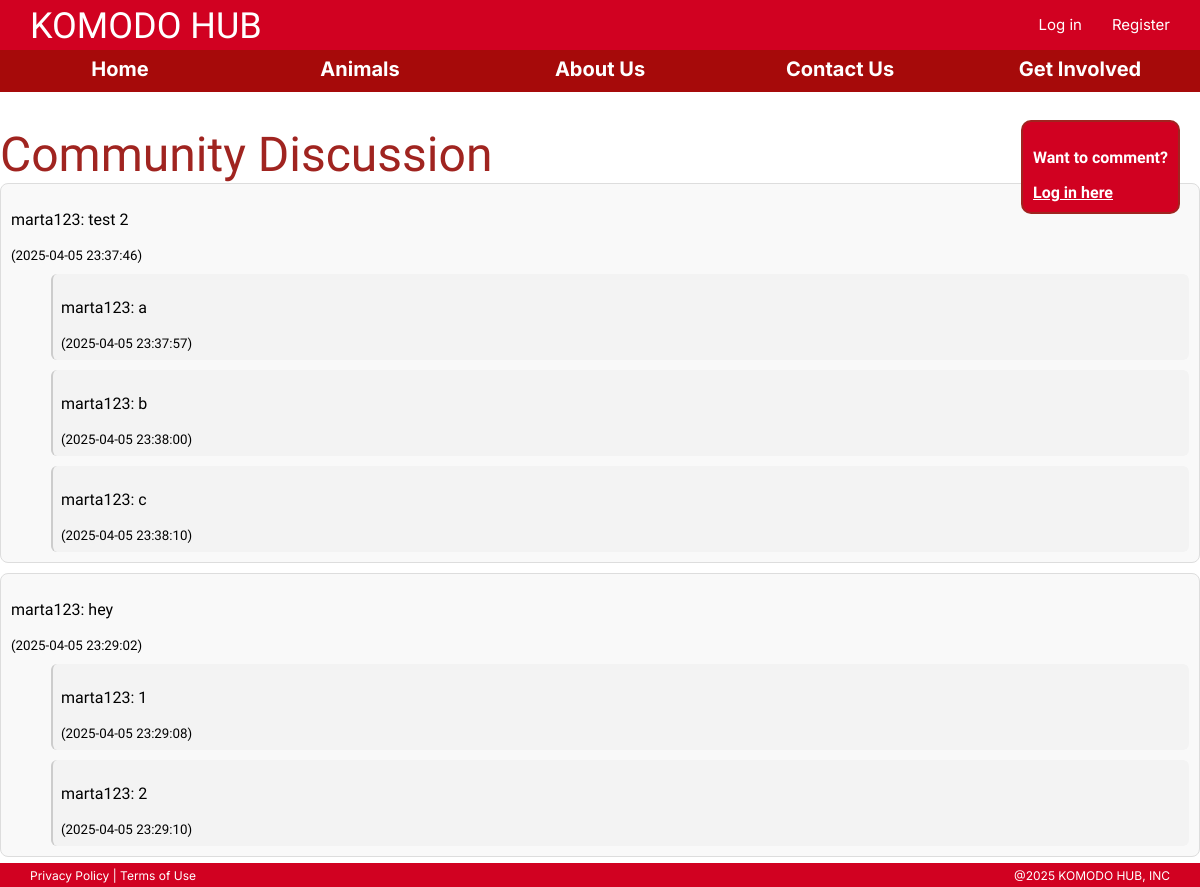
/discussion/, run on an earlier commit of the app's database.
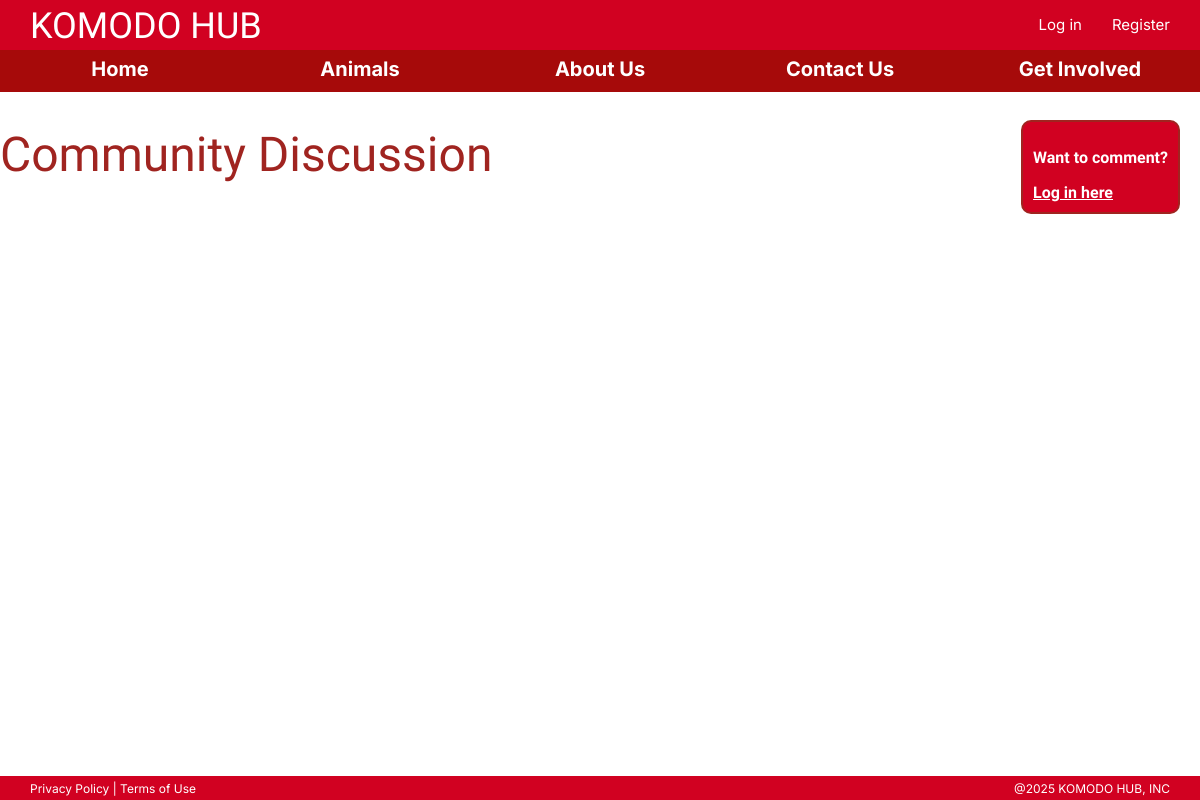
And on a later commit of the database.
### models.py (models this page shows)
class Comments(db.Model):
    __tablename__ = "comments"
    cmt_id = db.Column(db.Integer, primary_key = True)
    username = db.Column(db.String(50), nullable = False)
    comment = db.Column(db.Text, nullable = False)
    timestamp = db.Column(db.DateTime, default=datetime.now)
    reply_id = db.Column(db.Integer, db.ForeignKey('comments.cmt_id'), nullable=True)

### routes.py (the view)
    @app.route("/discussion/")
    def discussion():
        messages = Comments.query.order_by(Comments.timestamp.asc()).all()
        return render_template("discussion_pub.html", messages = messages)

### templates/discussion_pub.html (shortened to what this page needs)
{% extends 'publicmain.html' %}
{% block head %}
  <link rel="stylesheet" href="{{ url_for('static', filename='discussion_pub.css') }}">
{% endblock %}
{% block body %}
  <h1>Community Discussion</h1>
  <div id="signup-box">
    <p id="signup">Want to comment?</p>
    <a href="{{ url_for('login') }}">Log in here</a>
  </div>
  <div id="chat-box">
    {% for msg in messages|selectattr("reply_id", "equalto", None)|reverse if not msg.reply_id %}
      <div class="message-box" id="msg-{{ msg.cmt_id }}">
          <p>{{ msg.username }}: {{ msg.comment }}</p>
          <small>({{ msg.timestamp.strftime('%Y-%m-%d %H:%M:%S') }})</small>
          {% for reply in messages if reply.reply_id == msg.cmt_id %}
            <div class="reply-box" id="msg-{{ reply.cmt_id }}">
                <p>{{ reply.username }}: {{ reply.comment }}</p>
                <small>({{ reply.timestamp.strftime('%Y-%m-%d %H:%M:%S') }})</small>
            </div>
          {% endfor %}
      </div>
    {% endfor %}
  </div>
{% endblock %}

### templates/publicmain.html (shortened to what this page needs)
<!DOCTYPE html>
<html>
    <head>
        {% block head %}{% endblock %}
        <link rel="stylesheet" href= "{{ url_for('static', filename = 'public.css') }}" />
    </head>
    <body>
        <div class="logobar">
            <a href="{{ url_for('home') }}" class="logobar-logo">KOMODO HUB</a>
            <a href="{{ url_for('login') }}" class="logobar-item logobar-login">Log in</a>
            <a href="{{ url_for('register') }}" class="logobar-item">Register</a>
        </div>
        <div class="navbar">
            <a href="{{ url_for('home') }}" class="navbar-item">Home</a>
            <a href="{{ url_for('Animal') }}" class="navbar-item">Animals</a>
            <a href="{{ url_for('home') }}#About-Us" class="navbar-item">About Us</a>
            <a href="{{ url_for('home') }}#Contact" class="navbar-item">Contact Us</a>
            <div class = "navbar-item dropdown">
                <a>Get Involved</a>
            </div>
        </div>
        <div id="page-container">
            <div id="content-wrap">
                {% block body%}
                {% endblock %}
            </div>
            <footer class = "footer">
                <div id = "footer-left">Privacy Policy | Terms of Use</div>
                <div id = "footer-right">@2025 KOMODO HUB, INC</div>
            </footer>
        </div>
    </body>
</html>

### static/discussion_pub.css (style rules this page uses)
#signup-box { position: fixed; top: 120px; right: 20px; background: #d10121; padding: 10px; border: 2px solid #a02420; border-radius: 10px; font-weight: bold; }
h1 { font-family: 'Just Another Hand'; font-size: 3rem; font-weight: 100; margin-bottom: 0; margin-top: 1rem; color: #a02420; }
a { color: white; }
#signup { color: white; }

### static/public.css (style rules this page uses)
html, body { padding: 0; margin: 0; box-sizing: border-box; font-family: 'Gothic A1'; }
.logobar { top:0; position: fixed; background-color: #D10121; width: 100%; height: 3.125rem; display: flex; z-index: 1000; }
.logobar-logo { font-family: 'Irish Grover'; font-size: 2.25rem; color: white; text-decoration: none; margin-left: 1.875rem; margin-right: 6.25rem; margin-top: 0.313rem; }
.logobar-item { font-family: 'Inter'; font-size: 0.938rem; color: white; text-decoration: none; margin-right: 1.875rem; margin-top: 0.938rem; }
.logobar-login { margin-left: auto; }
.navbar { top: 3.125rem; position: fixed; background-color: #A60A0A; display: flex; width: 100%; height: 2.188rem; z-index: 1000; }
.navbar-item { text-decoration: none; color: white; font-family: 'Inter'; font-weight: bold; font-size: 1.25rem; text-align: center; width: 20%; border: none; background-color: #A60A0A; height: 100%; cursor: pointer; padding-top: 0.438rem; }
.dropdown { position: relative; display: inline-block; }
#page-container { margin-top: 5.313rem; min-height: 75vh; padding-bottom: 1.25rem; padding-top: 1.55rem; }
.footer { position: fixed; bottom: 0; left: 0; width: 100%; height: 1.5rem; display: flex; background-color: #D10121; font-family: 'Inter'; font-size: 0.75rem; color: white; }
#footer-left { margin-left: 1.875rem; margin-top: 0.313rem; }
#footer-right { margin-left: auto; margin-right: 1.875rem; margin-top: 0.313rem; }

What changed in the data, as far as the page shows it:
removed Comments: username "marta123", comment "test 2", timestamp "2025-04-05 23:37:46", shown under "Community Discussion"
removed Comments: username "marta123", comment "a", timestamp "2025-04-05 23:37:57"
removed Comments: username "marta123", comment "b", timestamp "2025-04-05 23:38:00"
removed Comments: username "marta123", comment "c", timestamp "2025-04-05 23:38:10"
removed Comments: username "marta123", comment "hey", timestamp "2025-04-05 23:29:02", shown under "Community Discussion"
removed Comments: username "marta123", comment "1", timestamp "2025-04-05 23:29:08"
removed Comments: username "marta123", comment "2", timestamp "2025-04-05 23:29:10"
